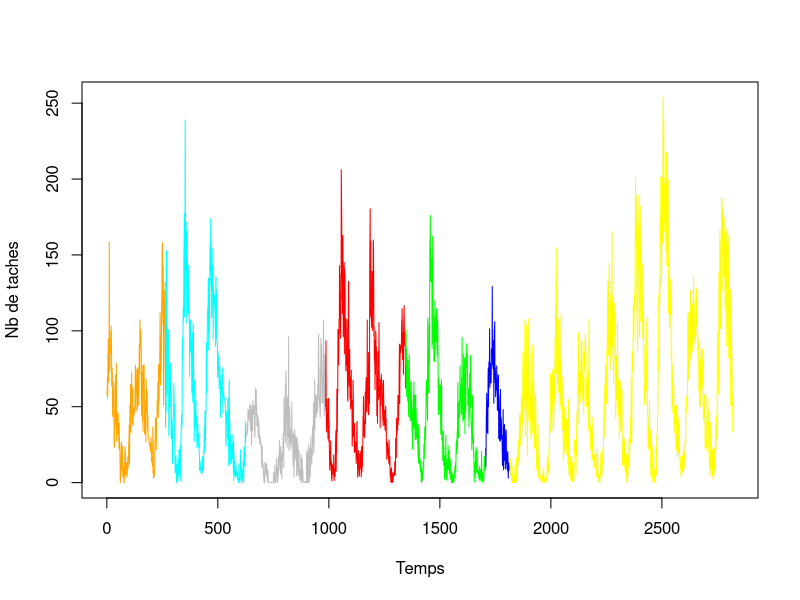
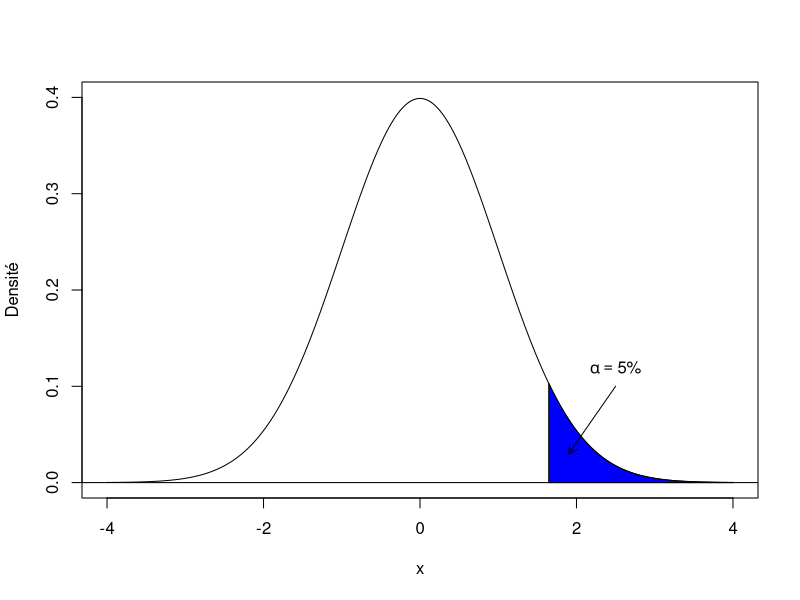
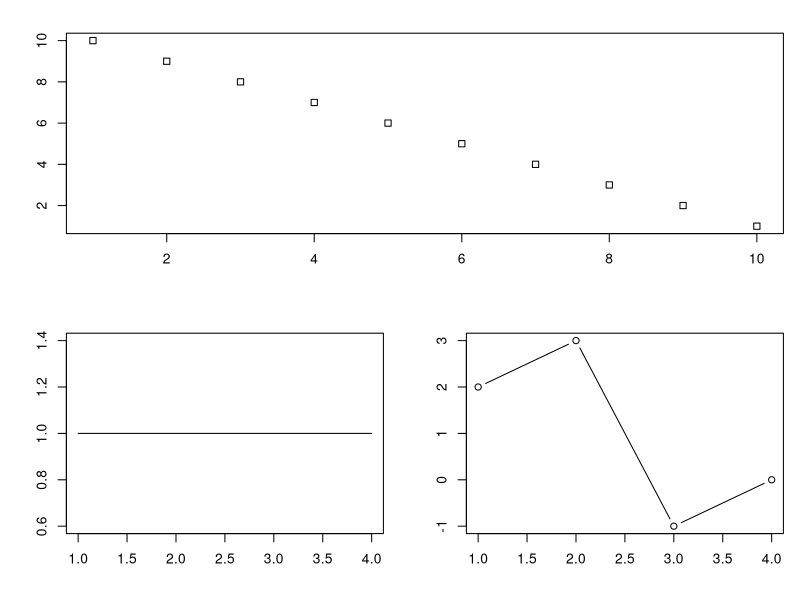
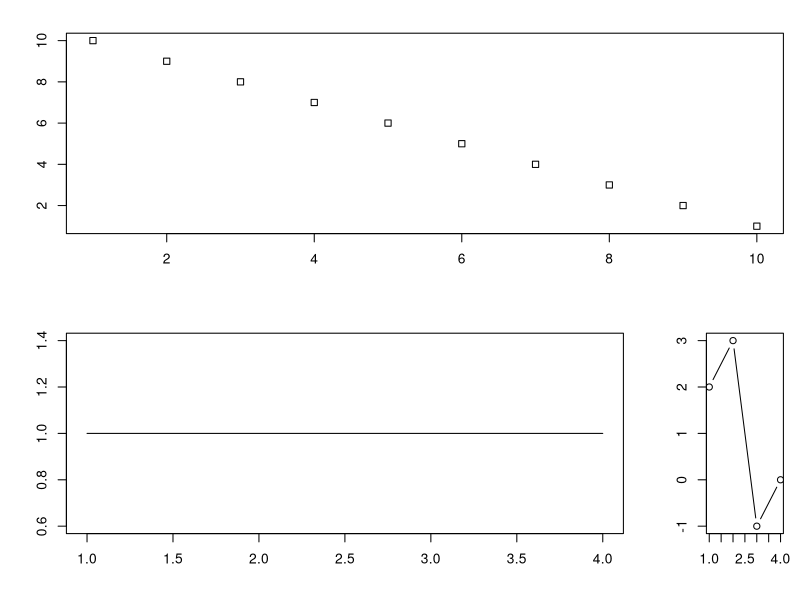

These figures' R source, in order:
#---------------------------------------------------------
# Exercice 1 : Tracé des taches solaires
#---------------------------------------------------------

# (1) Importation 
taches <- read.csv("taches_solaires_date.csv", sep = ";", 
                   colClasses = c("numeric", "character"))
colnames(taches) <- c("nombre_relatif", "date")

taches$date <- as.Date(taches$date, format = "%Y/%m/%d")
#vérifications
head(taches)
str(taches)

#---------------------------------------------------------
# (2) Création de la variable qualitative 'trenteans'
#---------------------------------------------------------

dates_breaks <- seq(from = min(taches$date), 
                    to = max(taches$date) + 365*30, 
                    by = "30 years")

trenteans <- cut(taches$date, breaks = dates_breaks)
levels(trenteans) <- 1:nlevels(trenteans)

#---------------------------------------------------------
# (3) Couleurs et (4) Graphique
#---------------------------------------------------------
couleur <- c("yellow", "magenta", "orange", "cyan", "grey", "red", "green", "blue")
palette(couleur)

# Tracé
plot(taches$nombre_relatif, type = "n", 
     xlab = "Temps", 
     ylab = "Nb de taches")

for (i in 1:nlevels(trenteans)) {
  indices <- which(trenteans == levels(trenteans)[i])
  lines(x = indices, y = taches$nombre_relatif[indices], col = i)
}


#---------------------------------------------------------
# Exercice 2 : Tracé d'une densité
#---------------------------------------------------------

# (1) Tracer la densité de la loi normale N(0,1)
x <- seq(-4, 4, length.out = 1000)

y <- dnorm(x, mean = 0, sd = 1)

plot(x, y, type = "l", 
     xlab = "x", 
     ylab = "Densité",
     ylim = c(0, 0.4)) 
# (2) Ajouter l'axe des abscisses (droite y = 0)
abline(h = 0)

# (3) Colorier en bleu l'aire correspondant à la probabilité de 5%
q <- qnorm(1 - 0.05)

# On crée une séquence de points x allant de q jusqu'à la fin du graphe (4)
x_poly <- seq(q, 4, length.out = 100)
y_poly <- dnorm(x_poly)

polygon(x = c(q, x_poly, 4), 
        y = c(0, y_poly, 0), 
        col = "blue")

# (4) Ajouter une flèche désignant l'aire coloriée
arrows(x0 = 2.5, y0 = 0.1, x1 = 1.9, y1 = 0.03, length = 0.1)

# (5) Ajouter l'annotation alpha = 5%
text(x = 2.5, y = 0.12, labels = expression(alpha == "5%"))



#---------------------------------------------------------
# Exercice 3 : Disposition avec la fonction layout()
#---------------------------------------------------------

# Nettoyage préalable pour éviter les erreurs d'affichage ("margins too large")
graphics.off() 
# On réduit légèrement les marges par défaut 
par(mar = c(4, 4, 2, 1))

# (1) Reproduire le graphique avec 3 panneaux
matrice_dispo <- matrix(c(1, 1, 
                          2, 3), 
                        nrow = 2, byrow = TRUE)

layout(matrice_dispo)

# Tracé du Graphique 1 
plot(1:10, 10:1, pch = 0, xlab = "", ylab = "")

# Tracé du Graphique 2 
plot(1:4, rep(1, 4), type = "l", ylim = c(0.6, 1.4), xlab = "", ylab = "")

# Tracé du Graphique 3 
plot(1:4, c(2, 3, -1, 0), type = "b", pch = 1, xlab = "", ylab = "")


# (2) Reproduire la même figure avec des largeurs relatives différentes
layout(matrice_dispo, widths = c(4, 1))

# Graphique 1
plot(1:10, 10:1, pch = 0, xlab = "", ylab = "")

# Graphique 2
plot(1:4, rep(1, 4), type = "l", ylim = c(0.6, 1.4), xlab = "", ylab = "")

# Graphique 3
plot(1:4, c(2, 3, -1, 0), type = "b", pch = 1, xlab = "", ylab = "")

#Réinitialiser la disposition normale à la fin

par(mfrow = c(1, 1))
